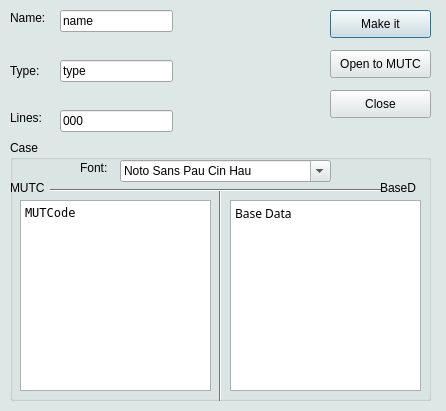
<?xml version="1.0" encoding="UTF-8"?>
<ui version="4.0">
 <class>Dialog</class>
 <widget class="QDialog" name="Dialog">
  <property name="geometry">
   <rect>
    <x>0</x>
    <y>0</y>
    <width>446</width>
    <height>411</height>
   </rect>
  </property>
  <property name="palette">
   <palette>
    <active>
     <colorrole role="WindowText">
      <brush brushstyle="SolidPattern">
       <color alpha="255">
        <red>0</red>
        <green>0</green>
        <blue>0</blue>
       </color>
      </brush>
     </colorrole>
     <colorrole role="Button">
      <brush brushstyle="SolidPattern">
       <color alpha="255">
        <red>221</red>
        <green>231</green>
        <blue>230</blue>
       </color>
      </brush>
     </colorrole>
     <colorrole role="Light">
      <brush brushstyle="SolidPattern">
       <color alpha="255">
        <red>255</red>
        <green>255</green>
        <blue>255</blue>
       </color>
      </brush>
     </colorrole>
     <colorrole role="Midlight">
      <brush brushstyle="SolidPattern">
       <color alpha="255">
        <red>238</red>
        <green>243</green>
        <blue>242</blue>
       </color>
      </brush>
     </colorrole>
     <colorrole role="Dark">
      <brush brushstyle="SolidPattern">
       <color alpha="255">
        <red>110</red>
        <green>115</green>
        <blue>115</blue>
       </color>
      </brush>
     </colorrole>
     <colorrole role="Mid">
      <brush brushstyle="SolidPattern">
       <color alpha="255">
        <red>147</red>
        <green>154</green>
        <blue>153</blue>
       </color>
      </brush>
     </colorrole>
     <colorrole role="Text">
      <brush brushstyle="SolidPattern">
       <color alpha="255">
        <red>0</red>
        <green>0</green>
        <blue>0</blue>
       </color>
      </brush>
     </colorrole>
     <colorrole role="BrightText">
      <brush brushstyle="SolidPattern">
       <color alpha="255">
        <red>255</red>
        <green>255</green>
        <blue>255</blue>
       </color>
      </brush>
     </colorrole>
     <colorrole role="ButtonText">
      <brush brushstyle="SolidPattern">
       <color alpha="255">
        <red>0</red>
        <green>0</green>
        <blue>0</blue>
       </color>
      </brush>
     </colorrole>
     <colorrole role="Base">
      <brush brushstyle="SolidPattern">
       <color alpha="255">
        <red>255</red>
        <green>255</green>
        <blue>255</blue>
       </color>
      </brush>
     </colorrole>
     <colorrole role="Window">
      <brush brushstyle="SolidPattern">
       <color alpha="255">
        <red>221</red>
        <green>231</green>
        <blue>230</blue>
       </color>
      </brush>
     </colorrole>
     <colorrole role="Shadow">
      <brush brushstyle="SolidPattern">
       <color alpha="255">
        <red>0</red>
        <green>0</green>
        <blue>0</blue>
       </color>
      </brush>
     </colorrole>
     <colorrole role="AlternateBase">
      <brush brushstyle="SolidPattern">
       <color alpha="255">
        <red>238</red>
        <green>243</green>
        <blue>242</blue>
       </color>
      </brush>
     </colorrole>
     <colorrole role="ToolTipBase">
      <brush brushstyle="SolidPattern">
       <color alpha="255">
        <red>255</red>
        <green>255</green>
        <blue>220</blue>
       </color>
      </brush>
     </colorrole>
     <colorrole role="ToolTipText">
      <brush brushstyle="SolidPattern">
       <color alpha="255">
        <red>0</red>
        <green>0</green>
        <blue>0</blue>
       </color>
      </brush>
     </colorrole>
     <colorrole role="PlaceholderText">
      <brush brushstyle="SolidPattern">
       <color alpha="128">
        <red>0</red>
        <green>0</green>
        <blue>0</blue>
       </color>
      </brush>
     </colorrole>
    </active>
    <inactive>
     <colorrole role="WindowText">
      <brush brushstyle="SolidPattern">
       <color alpha="255">
        <red>0</red>
        <green>0</green>
        <blue>0</blue>
       </color>
      </brush>
     </colorrole>
     <colorrole role="Button">
      <brush brushstyle="SolidPattern">
       <color alpha="255">
        <red>221</red>
        <green>231</green>
        <blue>230</blue>
       </color>
      </brush>
     </colorrole>
     <colorrole role="Light">
      <brush brushstyle="SolidPattern">
       <color alpha="255">
        <red>255</red>
        <green>255</green>
        <blue>255</blue>
       </color>
      </brush>
     </colorrole>
     <colorrole role="Midlight">
      <brush brushstyle="SolidPattern">
       <color alpha="255">
        <red>238</red>
        <green>243</green>
        <blue>242</blue>
       </color>
      </brush>
     </colorrole>
     <colorrole role="Dark">
      <brush brushstyle="SolidPattern">
       <color alpha="255">
        <red>110</red>
        <green>115</green>
        <blue>115</blue>
       </color>
      </brush>
     </colorrole>
     <colorrole role="Mid">
      <brush brushstyle="SolidPattern">
       <color alpha="255">
        <red>147</red>
        <green>154</green>
        <blue>153</blue>
       </color>
      </brush>
     </colorrole>
     <colorrole role="Text">
      <brush brushstyle="SolidPattern">
       <color alpha="255">
        <red>0</red>
        <green>0</green>
        <blue>0</blue>
       </color>
      </brush>
     </colorrole>
     <colorrole role="BrightText">
      <brush brushstyle="SolidPattern">
       <color alpha="255">
        <red>255</red>
        <green>255</green>
        <blue>255</blue>
       </color>
      </brush>
     </colorrole>
     <colorrole role="ButtonText">
      <brush brushstyle="SolidPattern">
       <color alpha="255">
        <red>0</red>
        <green>0</green>
        <blue>0</blue>
       </color>
      </brush>
     </colorrole>
     <colorrole role="Base">
      <brush brushstyle="SolidPattern">
       <color alpha="255">
        <red>255</red>
        <green>255</green>
        <blue>255</blue>
       </color>
      </brush>
     </colorrole>
     <colorrole role="Window">
      <brush brushstyle="SolidPattern">
       <color alpha="255">
        <red>221</red>
        <green>231</green>
        <blue>230</blue>
       </color>
      </brush>
     </colorrole>
     <colorrole role="Shadow">
      <brush brushstyle="SolidPattern">
       <color alpha="255">
        <red>0</red>
        <green>0</green>
        <blue>0</blue>
       </color>
      </brush>
     </colorrole>
     <colorrole role="AlternateBase">
      <brush brushstyle="SolidPattern">
       <color alpha="255">
        <red>238</red>
        <green>243</green>
        <blue>242</blue>
       </color>
      </brush>
     </colorrole>
     <colorrole role="ToolTipBase">
      <brush brushstyle="SolidPattern">
       <color alpha="255">
        <red>255</red>
        <green>255</green>
        <blue>220</blue>
       </color>
      </brush>
     </colorrole>
     <colorrole role="ToolTipText">
      <brush brushstyle="SolidPattern">
       <color alpha="255">
        <red>0</red>
        <green>0</green>
        <blue>0</blue>
       </color>
      </brush>
     </colorrole>
     <colorrole role="PlaceholderText">
      <brush brushstyle="SolidPattern">
       <color alpha="128">
        <red>0</red>
        <green>0</green>
        <blue>0</blue>
       </color>
      </brush>
     </colorrole>
    </inactive>
    <disabled>
     <colorrole role="WindowText">
      <brush brushstyle="SolidPattern">
       <color alpha="255">
        <red>110</red>
        <green>115</green>
        <blue>115</blue>
       </color>
      </brush>
     </colorrole>
     <colorrole role="Button">
      <brush brushstyle="SolidPattern">
       <color alpha="255">
        <red>221</red>
        <green>231</green>
        <blue>230</blue>
       </color>
      </brush>
     </colorrole>
     <colorrole role="Light">
      <brush brushstyle="SolidPattern">
       <color alpha="255">
        <red>255</red>
        <green>255</green>
        <blue>255</blue>
       </color>
      </brush>
     </colorrole>
     <colorrole role="Midlight">
      <brush brushstyle="SolidPattern">
       <color alpha="255">
        <red>238</red>
        <green>243</green>
        <blue>242</blue>
       </color>
      </brush>
     </colorrole>
     <colorrole role="Dark">
      <brush brushstyle="SolidPattern">
       <color alpha="255">
        <red>110</red>
        <green>115</green>
        <blue>115</blue>
       </color>
      </brush>
     </colorrole>
     <colorrole role="Mid">
      <brush brushstyle="SolidPattern">
       <color alpha="255">
        <red>147</red>
        <green>154</green>
        <blue>153</blue>
       </color>
      </brush>
     </colorrole>
     <colorrole role="Text">
      <brush brushstyle="SolidPattern">
       <color alpha="255">
        <red>110</red>
        <green>115</green>
        <blue>115</blue>
       </color>
      </brush>
     </colorrole>
     <colorrole role="BrightText">
      <brush brushstyle="SolidPattern">
       <color alpha="255">
        <red>255</red>
        <green>255</green>
        <blue>255</blue>
       </color>
      </brush>
     </colorrole>
     <colorrole role="ButtonText">
      <brush brushstyle="SolidPattern">
       <color alpha="255">
        <red>110</red>
        <green>115</green>
        <blue>115</blue>
       </color>
      </brush>
     </colorrole>
     <colorrole role="Base">
      <brush brushstyle="SolidPattern">
       <color alpha="255">
        <red>221</red>
        <green>231</green>
        <blue>230</blue>
       </color>
      </brush>
     </colorrole>
     <colorrole role="Window">
      <brush brushstyle="SolidPattern">
       <color alpha="255">
        <red>221</red>
        <green>231</green>
        <blue>230</blue>
       </color>
      </brush>
     </colorrole>
     <colorrole role="Shadow">
      <brush brushstyle="SolidPattern">
       <color alpha="255">
        <red>0</red>
        <green>0</green>
        <blue>0</blue>
       </color>
      </brush>
     </colorrole>
     <colorrole role="AlternateBase">
      <brush brushstyle="SolidPattern">
       <color alpha="255">
        <red>221</red>
        <green>231</green>
        <blue>230</blue>
       </color>
      </brush>
     </colorrole>
     <colorrole role="ToolTipBase">
      <brush brushstyle="SolidPattern">
       <color alpha="255">
        <red>255</red>
        <green>255</green>
        <blue>220</blue>
       </color>
      </brush>
     </colorrole>
     <colorrole role="ToolTipText">
      <brush brushstyle="SolidPattern">
       <color alpha="255">
        <red>0</red>
        <green>0</green>
        <blue>0</blue>
       </color>
      </brush>
     </colorrole>
     <colorrole role="PlaceholderText">
      <brush brushstyle="SolidPattern">
       <color alpha="128">
        <red>0</red>
        <green>0</green>
        <blue>0</blue>
       </color>
      </brush>
     </colorrole>
    </disabled>
   </palette>
  </property>
  <property name="windowTitle">
   <string>Folder</string>
  </property>
  <property name="windowIcon">
   <iconset>
    <normaloff>icon.ico</normaloff>icon.ico</iconset>
  </property>
  <widget class="QLabel" name="label">
   <property name="geometry">
    <rect>
     <x>10</x>
     <y>10</y>
     <width>55</width>
     <height>16</height>
    </rect>
   </property>
   <property name="font">
    <font>
     <pointsize>9</pointsize>
    </font>
   </property>
   <property name="text">
    <string>Name:</string>
   </property>
  </widget>
  <widget class="QLineEdit" name="lineEdit">
   <property name="geometry">
    <rect>
     <x>60</x>
     <y>10</y>
     <width>113</width>
     <height>22</height>
    </rect>
   </property>
   <property name="text">
    <string>name</string>
   </property>
  </widget>
  <widget class="QLabel" name="label_2">
   <property name="geometry">
    <rect>
     <x>10</x>
     <y>60</y>
     <width>51</width>
     <height>21</height>
    </rect>
   </property>
   <property name="font">
    <font>
     <pointsize>9</pointsize>
    </font>
   </property>
   <property name="text">
    <string>Type:</string>
   </property>
  </widget>
  <widget class="QLineEdit" name="lineEdit_2">
   <property name="geometry">
    <rect>
     <x>60</x>
     <y>60</y>
     <width>113</width>
     <height>22</height>
    </rect>
   </property>
   <property name="text">
    <string>type</string>
   </property>
  </widget>
  <widget class="QLineEdit" name="lineEdit_3">
   <property name="geometry">
    <rect>
     <x>60</x>
     <y>110</y>
     <width>113</width>
     <height>22</height>
    </rect>
   </property>
   <property name="text">
    <string>000</string>
   </property>
  </widget>
  <widget class="QLabel" name="label_3">
   <property name="geometry">
    <rect>
     <x>10</x>
     <y>110</y>
     <width>55</width>
     <height>16</height>
    </rect>
   </property>
   <property name="font">
    <font>
     <pointsize>9</pointsize>
    </font>
   </property>
   <property name="text">
    <string>Lines:</string>
   </property>
  </widget>
  <widget class="QGroupBox" name="groupBox">
   <property name="geometry">
    <rect>
     <x>10</x>
     <y>140</y>
     <width>421</width>
     <height>261</height>
    </rect>
   </property>
   <property name="title">
    <string>Case</string>
   </property>
   <widget class="Line" name="line">
    <property name="geometry">
     <rect>
      <x>200</x>
      <y>50</y>
      <width>20</width>
      <height>211</height>
     </rect>
    </property>
    <property name="orientation">
     <enum>Qt::Vertical</enum>
    </property>
   </widget>
   <widget class="QFontComboBox" name="fontComboBox">
    <property name="geometry">
     <rect>
      <x>110</x>
      <y>20</y>
      <width>211</width>
      <height>22</height>
     </rect>
    </property>
    <property name="currentText">
     <string>Terminal</string>
    </property>
    <property name="currentIndex">
     <number>231</number>
    </property>
   </widget>
   <widget class="QLabel" name="label_4">
    <property name="geometry">
     <rect>
      <x>70</x>
      <y>20</y>
      <width>41</width>
      <height>16</height>
     </rect>
    </property>
    <property name="font">
     <font>
      <pointsize>9</pointsize>
     </font>
    </property>
    <property name="text">
     <string>Font:</string>
    </property>
   </widget>
   <widget class="Line" name="line_2">
    <property name="geometry">
     <rect>
      <x>40</x>
      <y>40</y>
      <width>331</width>
      <height>20</height>
     </rect>
    </property>
    <property name="orientation">
     <enum>Qt::Horizontal</enum>
    </property>
   </widget>
   <widget class="QPlainTextEdit" name="plainTextEdit">
    <property name="geometry">
     <rect>
      <x>10</x>
      <y>60</y>
      <width>191</width>
      <height>191</height>
     </rect>
    </property>
    <property name="font">
     <font>
      <family>Terminal</family>
     </font>
    </property>
    <property name="plainText">
     <string>MUTCode</string>
    </property>
   </widget>
   <widget class="QLabel" name="label_5">
    <property name="geometry">
     <rect>
      <x>0</x>
      <y>40</y>
      <width>55</width>
      <height>16</height>
     </rect>
    </property>
    <property name="font">
     <font>
      <pointsize>9</pointsize>
     </font>
    </property>
    <property name="text">
     <string>MUTC</string>
    </property>
   </widget>
   <widget class="QLabel" name="label_6">
    <property name="geometry">
     <rect>
      <x>370</x>
      <y>40</y>
      <width>55</width>
      <height>16</height>
     </rect>
    </property>
    <property name="font">
     <font>
      <pointsize>9</pointsize>
     </font>
    </property>
    <property name="text">
     <string>BaseD</string>
    </property>
   </widget>
   <widget class="QPlainTextEdit" name="plainTextEdit_2">
    <property name="geometry">
     <rect>
      <x>220</x>
      <y>60</y>
      <width>191</width>
      <height>191</height>
     </rect>
    </property>
    <property name="font">
     <font>
      <family>Calisto MT</family>
     </font>
    </property>
    <property name="plainText">
     <string>Base Data</string>
    </property>
   </widget>
  </widget>
  <widget class="QPushButton" name="pushButton">
   <property name="geometry">
    <rect>
     <x>330</x>
     <y>10</y>
     <width>101</width>
     <height>28</height>
    </rect>
   </property>
   <property name="text">
    <string>Make it</string>
   </property>
  </widget>
  <widget class="QPushButton" name="pushButton_2">
   <property name="geometry">
    <rect>
     <x>330</x>
     <y>50</y>
     <width>101</width>
     <height>28</height>
    </rect>
   </property>
   <property name="text">
    <string>Open to MUTC</string>
   </property>
  </widget>
  <widget class="QPushButton" name="pushButton_3">
   <property name="geometry">
    <rect>
     <x>330</x>
     <y>90</y>
     <width>101</width>
     <height>28</height>
    </rect>
   </property>
   <property name="text">
    <string>Close</string>
   </property>
  </widget>
 </widget>
 <resources/>
 <connections/>
</ui>
